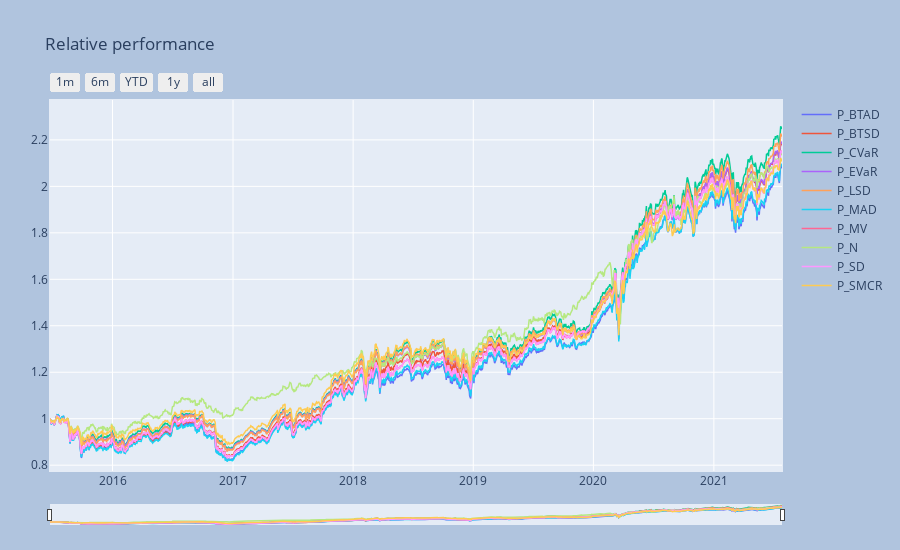

The code cell stored with this chart in its notebook:
### Markdown cell above
### Time-series visualization 

We used the flag `componly=True` to plot only the portfolio components.

### Code cell
_ = ps.port_view_all(componly=True, fancy=True, title="Relative performance")

### Figure 1 — Plotly figure (JSON) as saved in the notebook; plotly's stock layout.template omitted (floating-point values rounded to 4 significant figures; data arrays with more than 128 entries replaced by an {"elided": "..."} marker saying what was removed)
{"data": [{"line": {"width": 1.5}, "name": "P_BTAD", "type": "scatter", "x": {"elided": "1533 str values"}, "y": {"elided": "1533 float values"}}, {"line": {"width": 1.5}, "name": "P_BTSD", "type": "scatter", "x": {"elided": "1533 str values"}, "y": {"elided": "1533 float values"}}, {"line": {"width": 1.5}, "name": "P_CVaR", "type": "scatter", "x": {"elided": "1533 str values"}, "y": {"elided": "1533 float values"}}, {"line": {"width": 1.5}, "name": "P_EVaR", "type": "scatter", "x": {"elided": "1533 str values"}, "y": {"elided": "1533 float values"}}, {"line": {"width": 1.5}, "name": "P_LSD", "type": "scatter", "x": {"elided": "1533 str values"}, "y": {"elided": "1533 float values"}}, {"line": {"width": 1.5}, "name": "P_MAD", "type": "scatter", "x": {"elided": "1533 str values"}, "y": {"elided": "1533 float values"}}, {"line": {"width": 1.5}, "name": "P_MV", "type": "scatter", "x": {"elided": "1533 str values"}, "y": {"elided": "1533 float values"}}, {"line": {"width": 1.5}, "name": "P_N", "type": "scatter", "x": {"elided": "1533 str values"}, "y": {"elided": "1533 float values"}}, {"line": {"width": 1.5}, "name": "P_SD", "type": "scatter", "x": {"elided": "1533 str values"}, "y": {"elided": "1533 float values"}}, {"line": {"width": 1.5}, "name": "P_SMCR", "type": "scatter", "x": {"elided": "1533 str values"}, "y": {"elided": "1533 float values"}}], "layout": {"autosize": false, "height": 550, "margin": {"b": 25, "l": 50, "pad": 1, "r": 50, "t": 100}, "paper_bgcolor": "LightSteelBlue", "title": {"text": "Relative performance"}, "width": 900, "xaxis": {"autorange": false, "fixedrange": false, "range": ["2015-06-25T00:00:00", "2021-07-27T00:00:00"], "rangeselector": {"buttons": [{"count": 1, "label": "1m", "step": "month", "stepmode": "backward"}, {"count": 6, "label": "6m", "step": "month", "stepmode": "backward"}, {"count": 1, "label": "YTD", "step": "year", "stepmode": "todate"}, {"count": 1, "label": "1y", "step": "year", "stepmode": "backward"}, {"step": "all"}]}, "rangeslider": {"thickness": 0.05, "visible": true}, "title": {}, "type": "date"}, "yaxis": {"autorange": false, "fixedrange": false, "range": [0.775, 2.372], "title": {}}}}
